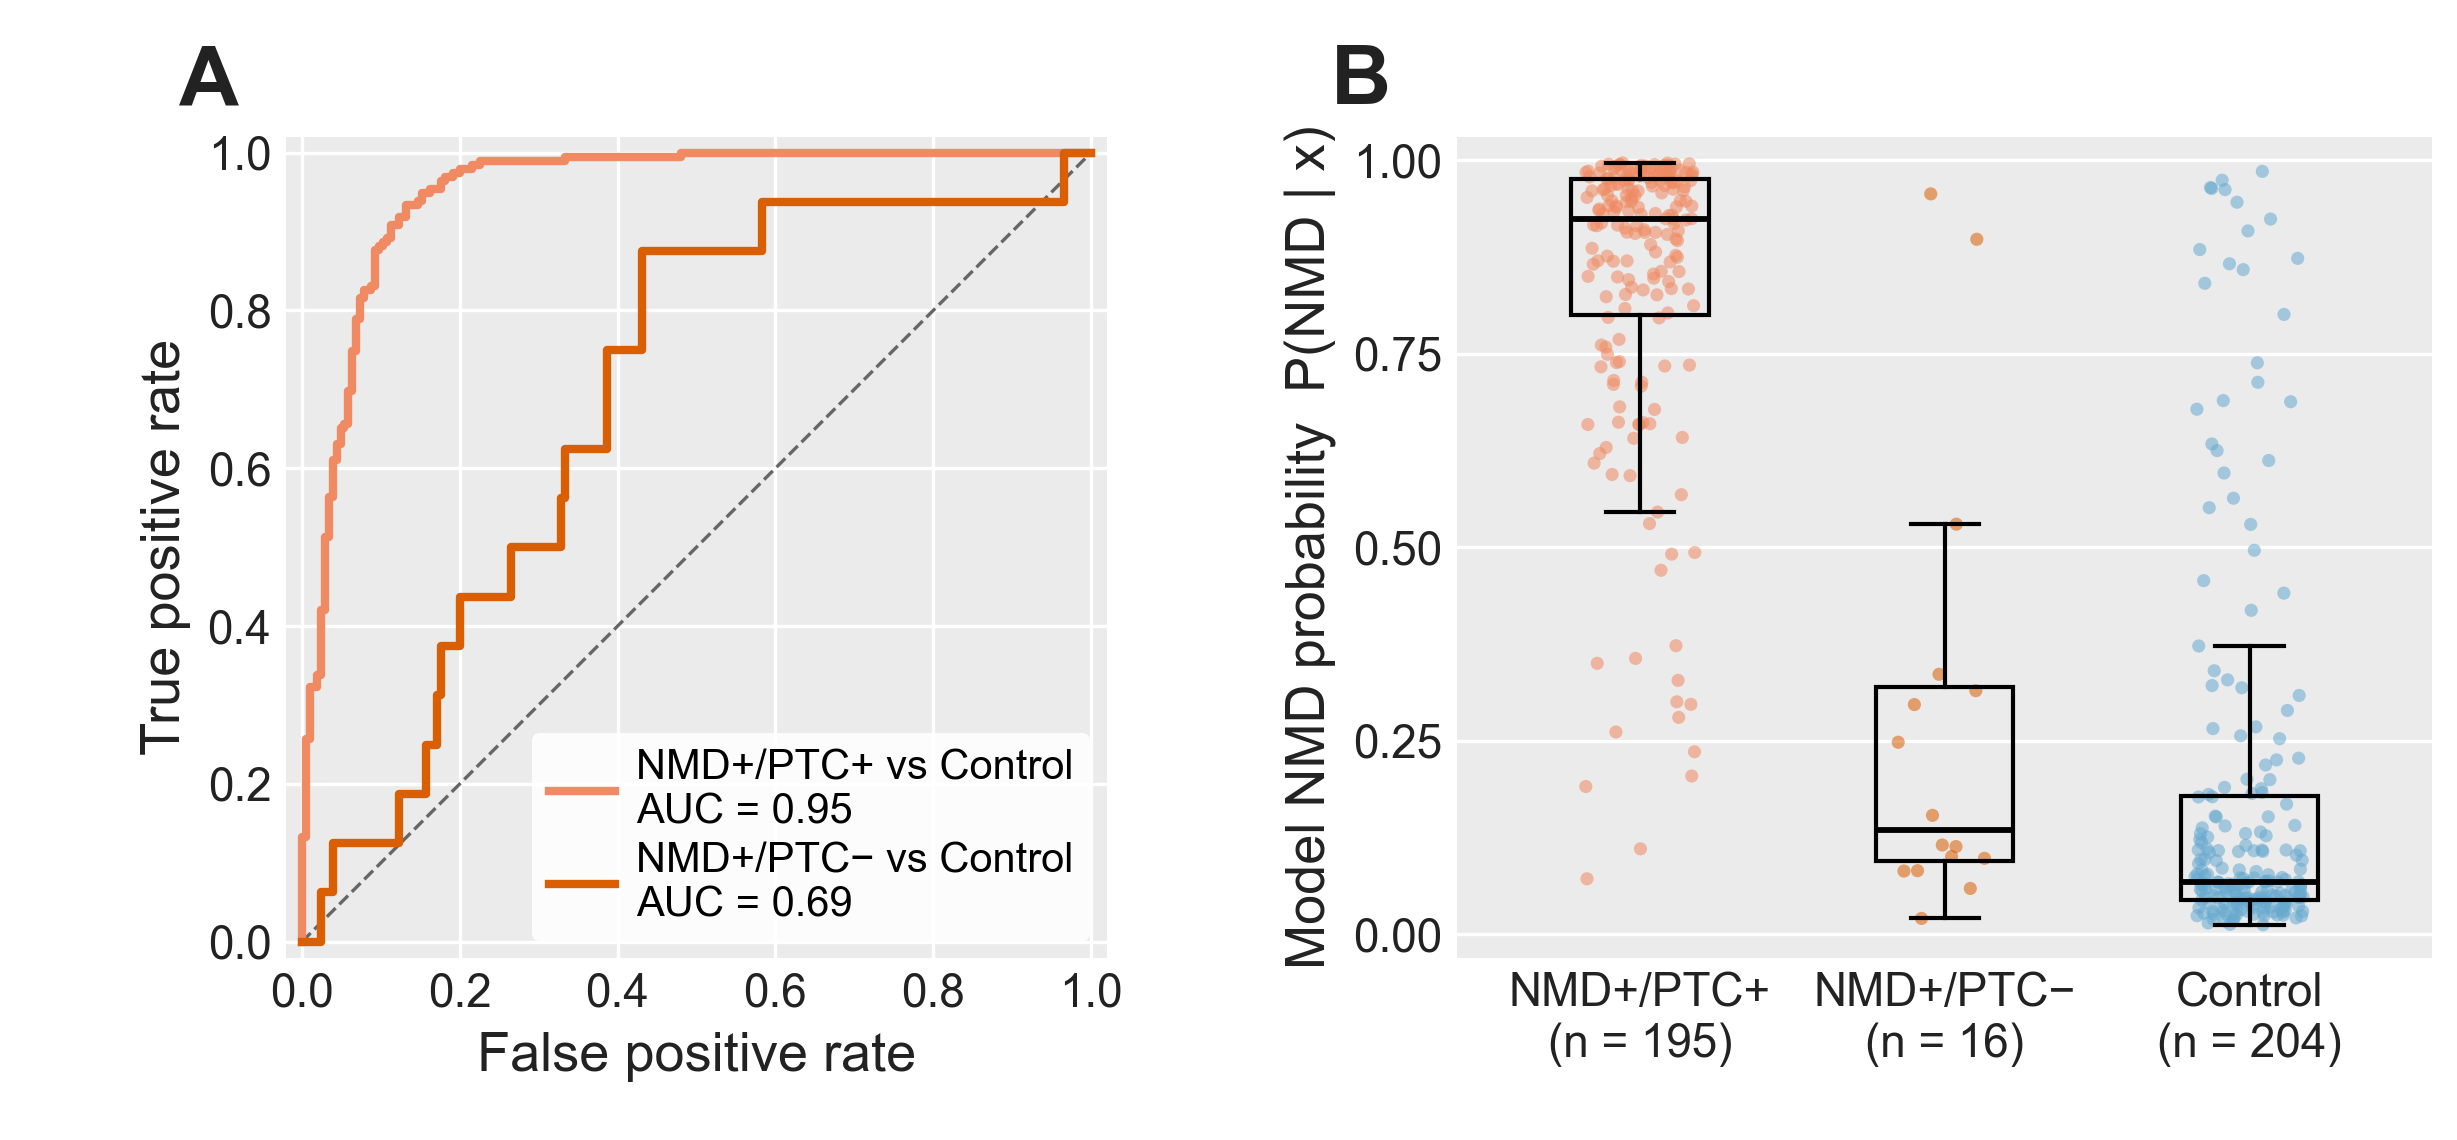

Recreate this plot in Python.
"""
Supplemental Figure — Deep-learning NMD-call discrimination, stratified by
PTC subclass within the n = 819 ref-AUG-traceable subset.

Companion to the §5 manuscript sentence:

    "However, overall predictive performance was substantially lower in
     NMD+/PTC- isoforms (SFx)."

Two panels at the held-out chr-1/3/5/7 paralog-free test split:

  (A) ROC curves for two contrasts:
        — NMD+/PTC+ retained  vs  Control
        — NMD+/PTC- retained  vs  Control
      AUC annotated.

  (B) Per-isoform predicted NMD probability stratified by subclass
      (strip + boxplot overlay), with the 0.5 decision threshold marked.

KEY NUMBERS (from data/predprob_by_subclass_refaug.tsv):
  NMD+/PTC+ vs Control:  AUC = 0.951, AUPRC = 0.935   (n=195 vs n=204)
  NMD+/PTC- vs Control:  AUC = 0.687, AUPRC = 0.130   (n=16  vs n=204)
  Mean predicted prob:   Control 0.19, NMD+/PTC+ 0.85, NMD+/PTC- 0.39.

Scope note: test-set predictions only (chr-1/3/5/7, paralog-free). NMD+/
PTC- has n = 16 at the test split.

Data: data/predprob_by_subclass_refaug.tsv (built by sibling
PTCSubclassBranchSHAP/data_export.R).
"""

import sys
from pathlib import Path

import matplotlib.pyplot as plt
import numpy as np
import pandas as pd
from sklearn.metrics import (
    average_precision_score,
    precision_recall_curve,
    roc_auc_score,
    roc_curve,
)

HERE = Path(__file__).resolve()
LIB = HERE.parents[2] / "lib"
sys.path.insert(0, str(LIB))

from ggplot_style import (
    apply_ggplot_rcparams,
    style_axes_ggplot,
    panel_letter,
    docx_body_fs,
    render_and_validate,
    TITLE_C,
)

NATIVE_W = 8.2
BODY_FS  = docx_body_fs(NATIVE_W)

# Must follow BODY_FS: rcParams drive tick/legend/title sizes, and the
# local BODY_FS shadows the module constant (see apply_ggplot_rcparams).
apply_ggplot_rcparams(BODY_FS)

DATA = HERE.parent / "data" / "predprob_by_subclass_refaug.tsv"

GROUP_ORDER = ["NMD+/PTC+", "NMD+/PTC- retained", "Control"]
GROUP_LABEL = {
    "NMD+/PTC+":          "NMD+/PTC+",
    "NMD+/PTC- retained": "NMD+/PTC−",
    "Control":            "Control",
}
# Canonical NMD subgroup palette — verbatim from orf_model_report_v5.Rmd:48-50
# and project_nmd_figure_palette memory. Do NOT swap for matplotlib defaults;
# the same group must read in the same color across the whole paper.
GROUP_COLOR = {
    "NMD+/PTC+":          "#ef8a62",   # peach (= binary NMD)
    "NMD+/PTC- retained": "#d95f02",   # orange (Rmd "NMD PTC-, ref ATG retained")
    "Control":            "#67a9cf",   # blue (= binary Control)
}


def load_split():
    df = pd.read_csv(DATA, sep="\t")
    ctrl = df[df["group"] == "Control"]
    ptcp = df[df["group"] == "NMD+/PTC+"]
    ptcn = df[df["group"] == "NMD+/PTC- retained"]
    return df, ctrl, ptcp, ptcn


def contrast_metrics(pos: pd.DataFrame, neg: pd.DataFrame):
    y = np.concatenate([np.ones(len(pos)), np.zeros(len(neg))])
    p = np.concatenate([pos["prob"].values, neg["prob"].values])
    fpr, tpr, _ = roc_curve(y, p)
    auc = roc_auc_score(y, p)
    auprc = average_precision_score(y, p)
    return fpr, tpr, auc, auprc


def build_figure():
    df, ctrl, ptcp, ptcn = load_split()

    fig, (axA, axB) = plt.subplots(1, 2, figsize=(8.2, 3.8))
    fig.subplots_adjust(left=0.085, right=0.99, bottom=0.16, top=0.88, wspace=0.28)

    # ── Panel A — ROC curves
    style_axes_ggplot(axA)
    fpr1, tpr1, auc1, _ = contrast_metrics(ptcp, ctrl)
    fpr2, tpr2, auc2, _ = contrast_metrics(ptcn, ctrl)
    axA.plot(fpr1, tpr1, color=GROUP_COLOR["NMD+/PTC+"], lw=2.0, zorder=4,
             label=f"NMD+/PTC+ vs Control\nAUC = {auc1:.2f}")
    axA.plot(fpr2, tpr2, color=GROUP_COLOR["NMD+/PTC- retained"], lw=2.0, zorder=4,
             label=f"NMD+/PTC− vs Control\nAUC = {auc2:.2f}")
    axA.plot([0, 1], [0, 1], "--", color="#666666", lw=0.8, zorder=3)
    axA.set_xlim(-0.02, 1.02)
    axA.set_ylim(-0.02, 1.02)
    axA.set_xticks([0, 0.2, 0.4, 0.6, 0.8, 1.0])
    axA.set_yticks([0, 0.2, 0.4, 0.6, 0.8, 1.0])
    axA.set_xlabel("False positive rate", fontsize=BODY_FS)
    axA.set_ylabel("True positive rate", fontsize=BODY_FS)
    # No subpanel title — caption identifies Panel A (Yul-style).
    axA.tick_params(axis="both", labelsize=BODY_FS - 2)
    axA.legend(loc="lower right", fontsize=BODY_FS - 3, frameon=True, framealpha=0.9,
               facecolor="white", edgecolor="none", handlelength=1.6,
               handletextpad=0.5, borderaxespad=0.4, labelspacing=0.25)
    axA.set_aspect("equal")

    # ── Panel B — predicted probability per subgroup
    style_axes_ggplot(axB, xgrid=False, ygrid=True)
    rng = np.random.default_rng(seed=1)
    xs = []
    ys = []
    cs = []
    positions = list(range(len(GROUP_ORDER)))
    for i, g in enumerate(GROUP_ORDER):
        vals = df.loc[df["group"] == g, "prob"].values
        jitter = rng.uniform(-0.18, 0.18, size=len(vals))
        xs.extend(i + jitter)
        ys.extend(vals)
        cs.extend([GROUP_COLOR[g]] * len(vals))
    axB.scatter(xs, ys, c=cs, s=10, alpha=0.55, edgecolor="none",
                zorder=2, rasterized=True)

    # Boxplot overlay
    bdata = [df.loc[df["group"] == g, "prob"].values for g in GROUP_ORDER]
    bp = axB.boxplot(
        bdata, positions=positions, widths=0.45,
        patch_artist=True, showfliers=False,
        boxprops=dict(facecolor="none", edgecolor="black", linewidth=1.0),
        medianprops=dict(color="black", linewidth=1.4),
        whiskerprops=dict(color="black", linewidth=1.0),
        capprops=dict(color="black", linewidth=1.0),
        zorder=3,
    )

    axB.set_xticks(positions)
    axB.set_xticklabels([
        f"{GROUP_LABEL[g]}\n(n = {int((df['group'] == g).sum()):,})"
        for g in GROUP_ORDER
    ], fontsize=BODY_FS - 2)
    axB.set_xlim(-0.6, len(GROUP_ORDER) - 0.4)
    axB.set_ylim(-0.03, 1.03)
    axB.set_yticks([0, 0.25, 0.5, 0.75, 1.0])
    axB.set_ylabel("Model NMD probability  P(NMD | x)", fontsize=BODY_FS)
    # No subpanel title — caption identifies Panel B (Yul-style).
    axB.tick_params(axis="y", labelsize=BODY_FS - 2)

    # Panel labels
    panel_letter(axA, "A", x=-0.13, y=1.02)
    panel_letter(axB, "B", x=-0.13, y=1.02)

    # No footnote — caption carries the key numbers (Yul-style).
    return fig, (axA, axB)


def main():
    fig, axes = build_figure()
    # The opaque white AUC legend (lower-right) grazes the tail of the
    # NMD+/PTC- ROC curve by ~28 px post-floor; the box masks the data
    # beneath it, so this reviewed overlap is accepted with a tight tolerance.
    render_and_validate(fig, HERE.parent / "figure_s_performance_by_subclass",
                        native_width_in=NATIVE_W,
                        legend_overlap_tolerance_px=30)


if __name__ == "__main__":
    main()
